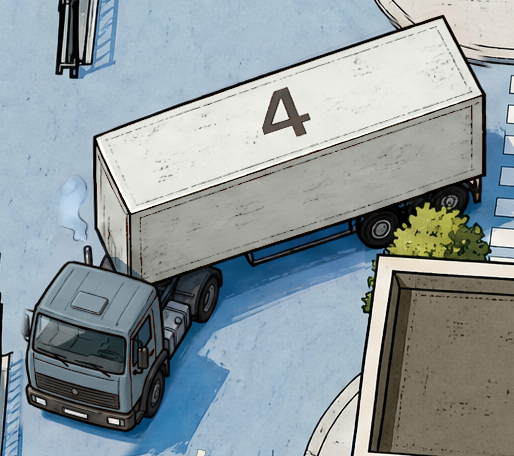
#> input picture dist/review/map-geometry/pass-18/truck-4.png, 514 x 456 px, found by its file name
$ python trailer_paint.py
#> lines starting #> are read from the running program, lines starting #| are printed output that depends on the picture
"""Extract the approved trailer's painted panel texture; no generated vehicle text."""
from pathlib import Path
import cv2
import numpy as np
from PIL import Image, ImageDraw
root = Path(__file__).resolve().parents[2]
out = Path('/home/michael/.local/state/energy-plus-quest/production/2026-09-16-geometry-reference/pass-22-live')
source = np.array(Image.open(root/'public/review/map-geometry/pass-18/truck-4.png').convert('RGB'))
#> source is the input picture: shape (456, 514, 3); mean R, G, B 144.1, 155.3, 160
# Interior of the actual painted side panel, excluding the roof's number and all wheels.
points = np.float32([(160,203),(468,111),(470,172),(169,266)])
transform = cv2.getPerspectiveTransform(points,np.float32([(0,0),(1023,0),(1023,511),(0,511)]))
texture = cv2.warpPerspective(source,transform,(1024,512))
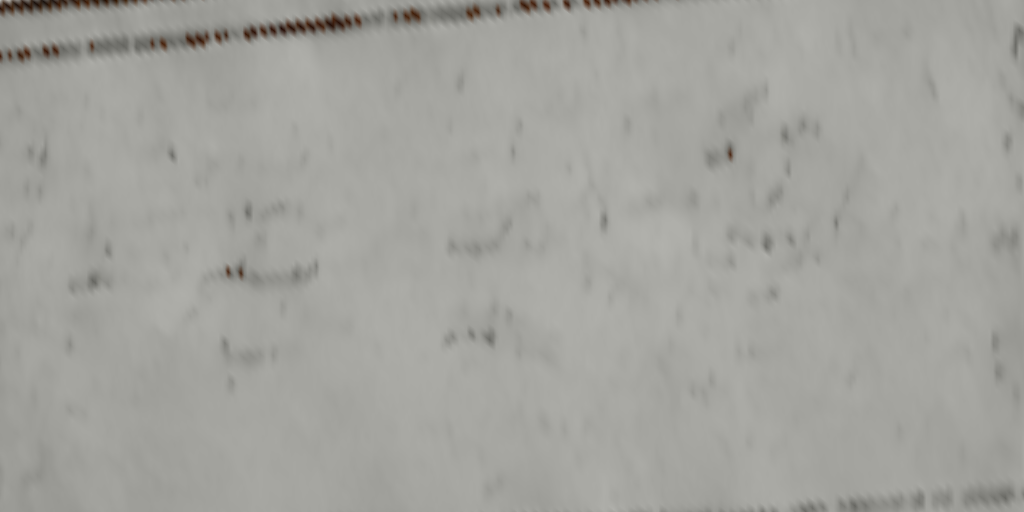
#> texture: shape (512, 1024, 3); mean R, G, B 162.7, 162.5, 157.4
for name, bright in [('old',1.12),('new',1.20)]:
    image = Image.fromarray(np.uint8(np.clip(texture.astype(float)*bright,0,255)))
    if name == 'new':
        image = Image.blend(image,Image.new('RGB',image.size,(242,240,228)),.45)
    draw = ImageDraw.Draw(image)
    draw.rectangle((3,3,1020,508),outline=(67,72,70),width=3)
    draw.line((14,12,1010,12),fill=(255,253,243),width=3)
    image.save(out/f'{name}-trailer-paint.png')
#> this loop made 2 passes
#> pass 1, `image.save(out/f'{name}-trailer-paint.png')`:
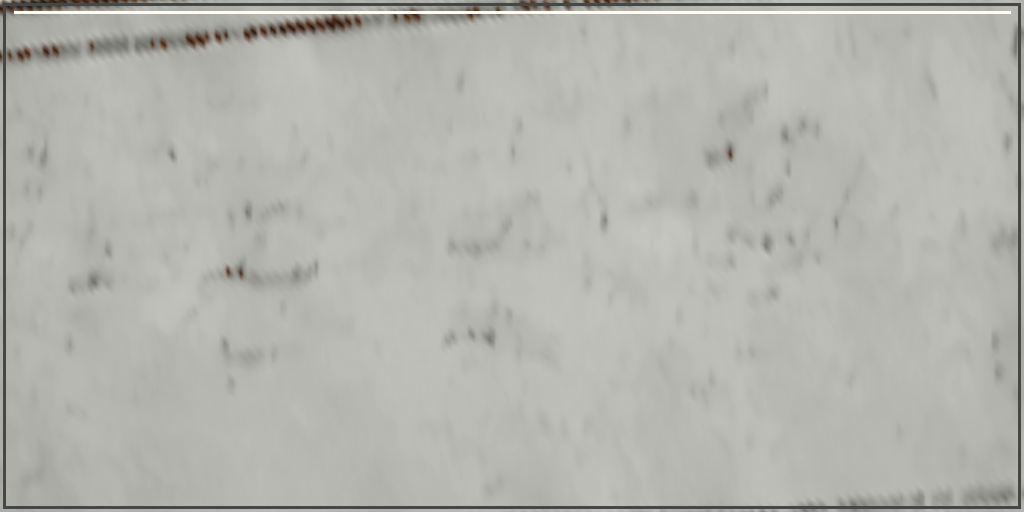
#> saved as old-trailer-paint.png: PIL image 1024x512 RGB; mean R, G, B 180.4, 180.3, 174.7
#> pass 2, `image = Image.fromarray(np.uint8(np.clip(texture.astype(float)*bright,..`:
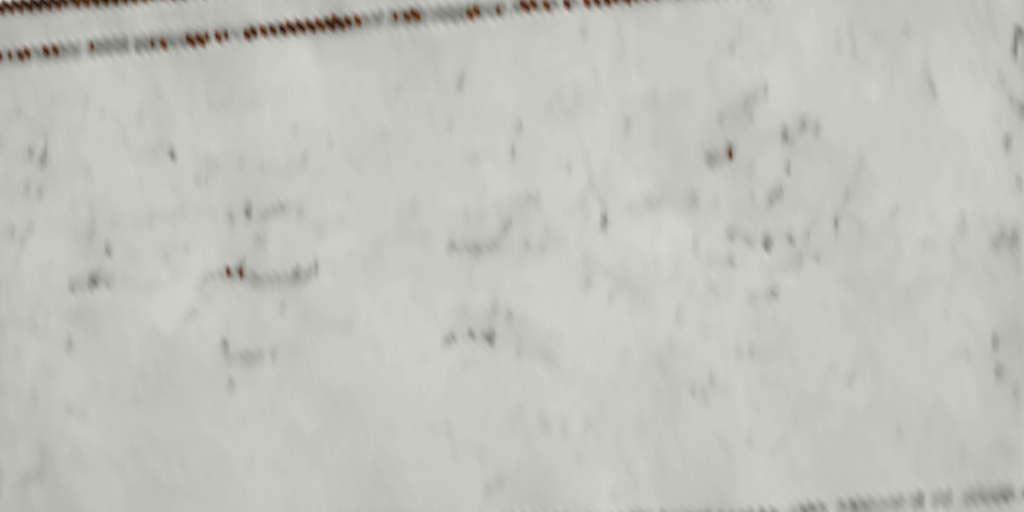
#> image: PIL image 1024x512 RGB; mean R, G, B 194.8, 194.6, 188.5
#> pass 2, `image = Image.blend(image,Image.new('RGB',image.size,(242,240,228)),.45)`:
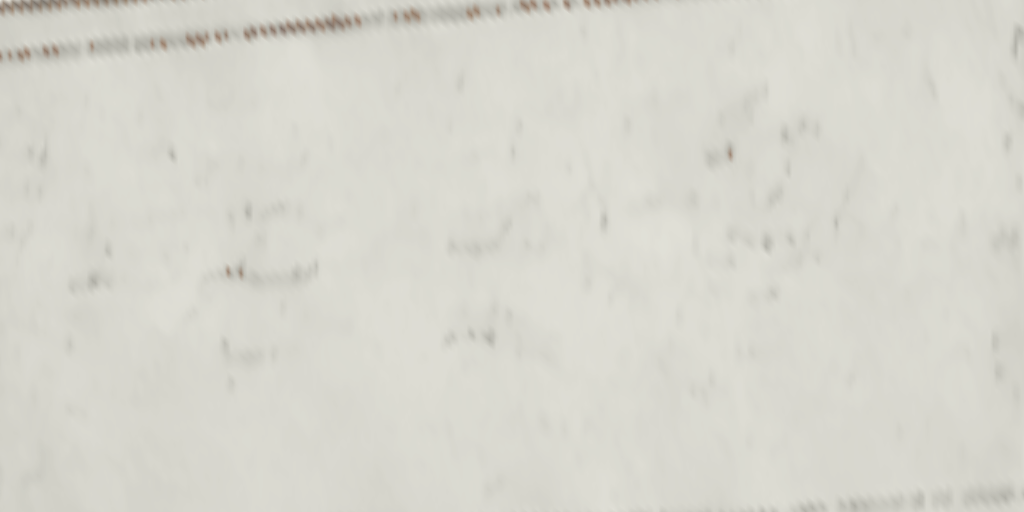
#> image: PIL image 1024x512 RGB; mean R, G, B 215.6, 214.6, 205.8
#> after the loop:
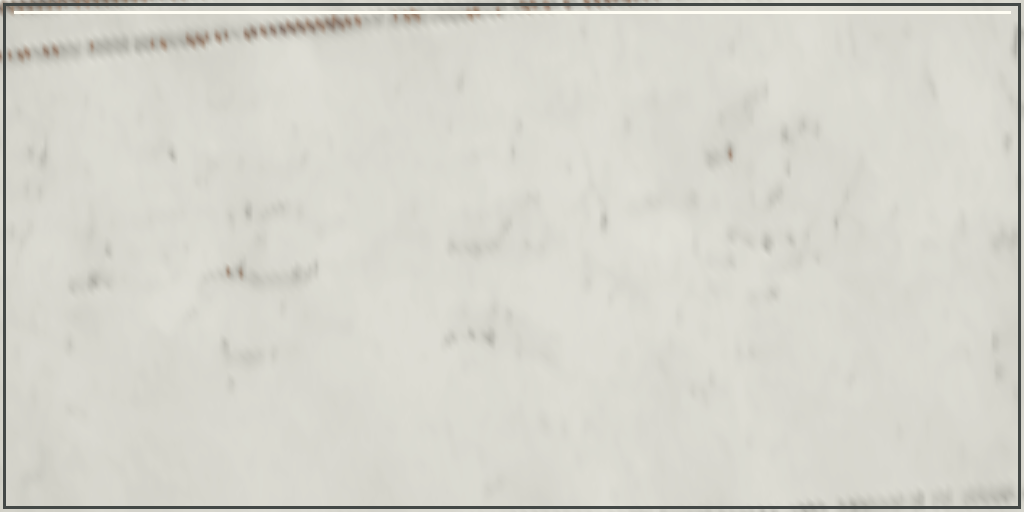
#> image: PIL image 1024x512 RGB; mean R, G, B 213.4, 212.5, 203.9
# The roof is a different painted plane, not a stretched copy of the curtain side.
points = np.float32([(105,143),(436,30),(468,86),(137,204)])
transform = cv2.getPerspectiveTransform(points,np.float32([(0,0),(1023,0),(1023,255),(0,255)]))
roof = cv2.warpPerspective(source,transform,(1024,256))
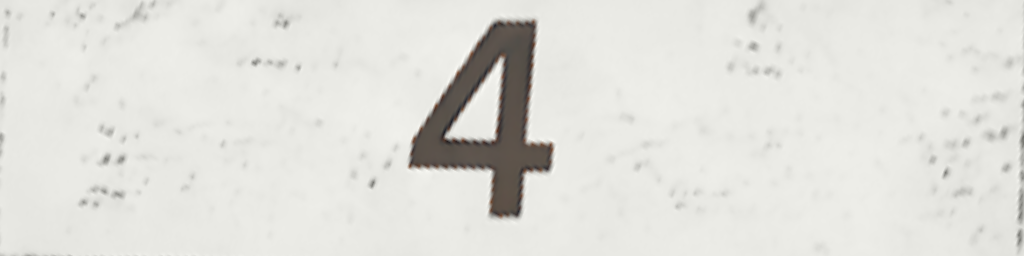
#> roof: shape (256, 1024, 3); mean R, G, B 224.9, 224.5, 219.4
mask = np.zeros((256,1024),np.uint8)
mask[:,370:670] = 255
roof = cv2.inpaint(roof,mask,9,cv2.INPAINT_TELEA)
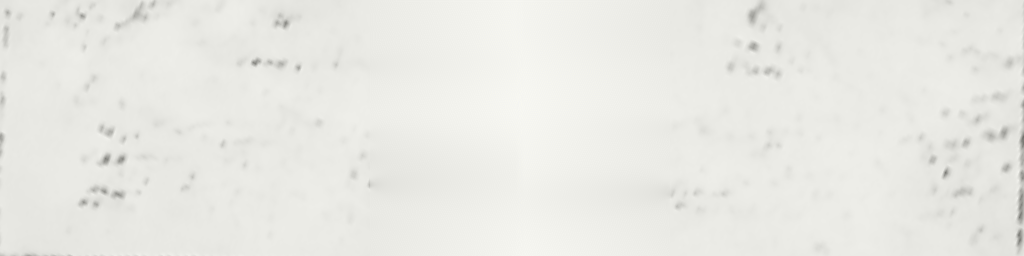
#> roof: shape (256, 1024, 3); mean R, G, B 233.5, 233.5, 228.5
for name in ['old','new']:
    image = Image.fromarray(roof)
    if name == 'new': image = Image.blend(image,Image.new('RGB',image.size,(244,242,231)),.3)
    image.save(out/f'{name}-roof-trailer-paint.png')

$ run again, with dist/review/map-geometry/pass-18/truck-1.png copied over dist/review/map-geometry/pass-18/truck-4.png
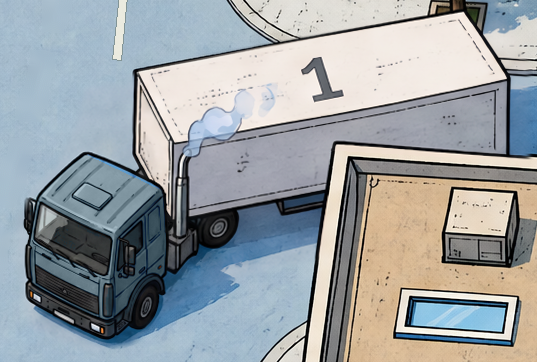
#> input picture dist/review/map-geometry/pass-18/truck-1.png, 537 x 362 px, found by its file name
#> source is the input picture: shape (362, 537, 3); mean R, G, B 154.7, 160.3, 163.7
#> after the loop `for name, bright in [('old',1.12),('new',1.20)]:`:
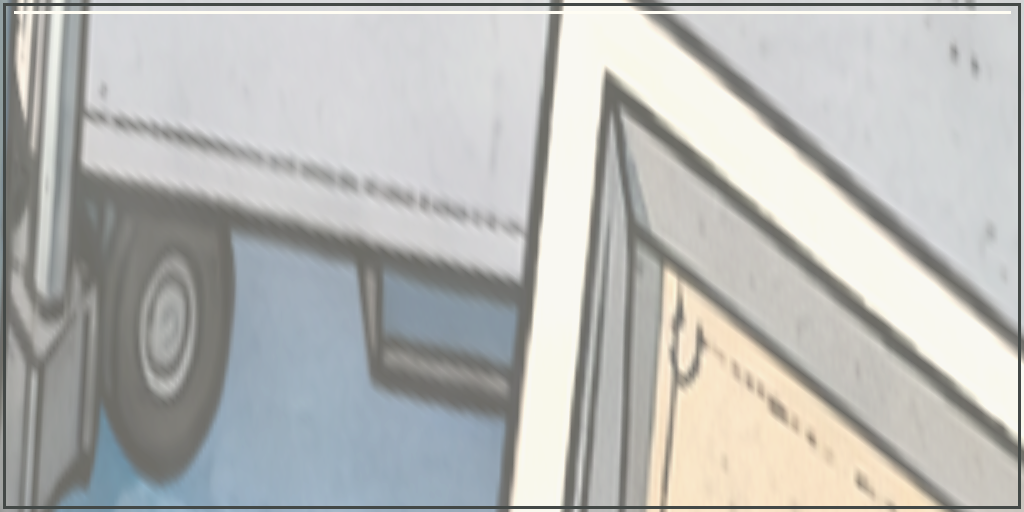
#> image: PIL image 1024x512 RGB; mean R, G, B 183.6, 184.4, 182
#> the loop `for name in ['old','new']:` made 2 passes
#> pass 2, `if name == 'new': image = Image.blend(image,Image.new('RGB',image.size..`:
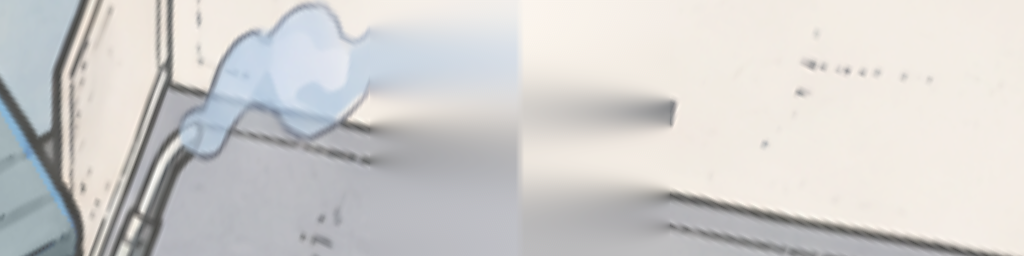
#> image: PIL image 1024x256 RGB; mean R, G, B 208.9, 207.3, 205.6

$ run again, with dist/review/map-geometry/pass-18/truck-2.png copied over dist/review/map-geometry/pass-18/truck-4.png
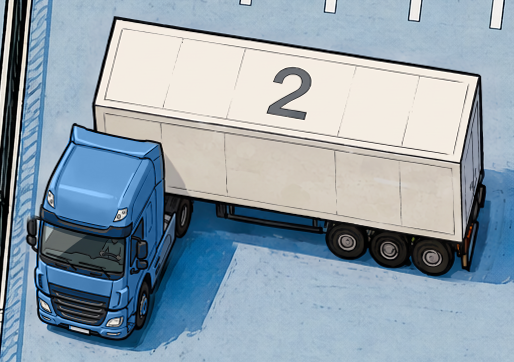
#> input picture dist/review/map-geometry/pass-18/truck-2.png, 514 x 362 px, found by its file name
#> source is the input picture: shape (362, 514, 3); mean R, G, B 146, 162.3, 174.4
#> after the loop `for name, bright in [('old',1.12),('new',1.20)]:`:
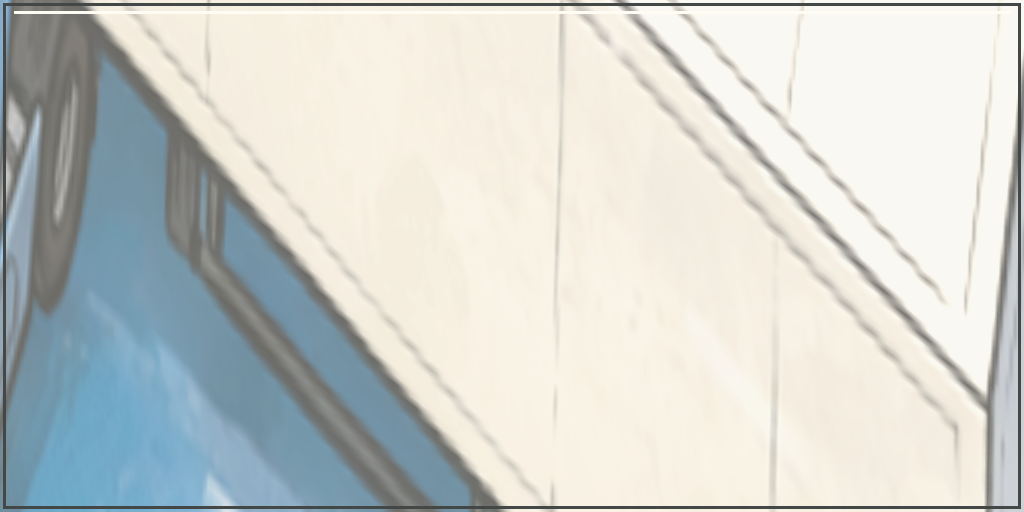
#> image: PIL image 1024x512 RGB; mean R, G, B 205.3, 208.6, 204.2
#> the loop `for name in ['old','new']:` made 2 passes
#> pass 2, `if name == 'new': image = Image.blend(image,Image.new('RGB',image.size..`:
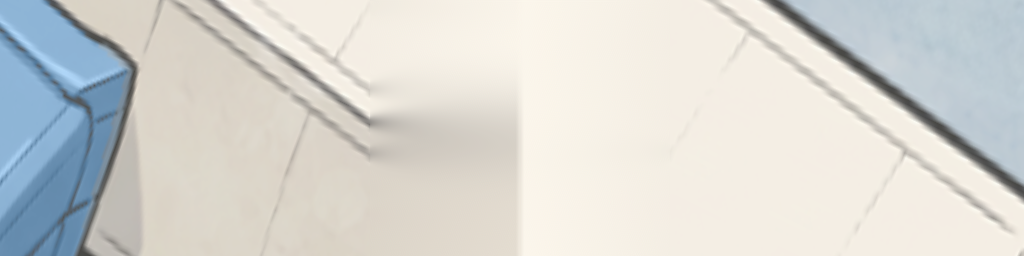
#> image: PIL image 1024x256 RGB; mean R, G, B 214.4, 214.4, 210.1

$ run again, with dist/review/map-geometry/pass-18/truck-3.png copied over dist/review/map-geometry/pass-18/truck-4.png
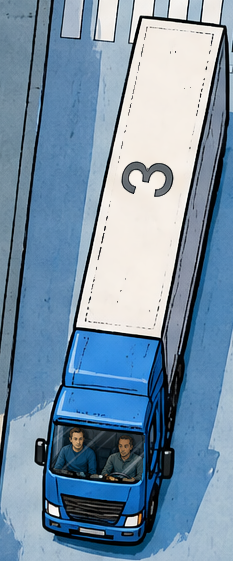
#> input picture dist/review/map-geometry/pass-18/truck-3.png, 233 x 561 px, found by its file name
#> source is the input picture: shape (561, 233, 3); mean R, G, B 119.3, 145.5, 167.8
#> the loop `for name in ['old','new']:` made 2 passes
#> pass 2, `if name == 'new': image = Image.blend(image,Image.new('RGB',image.size..`:
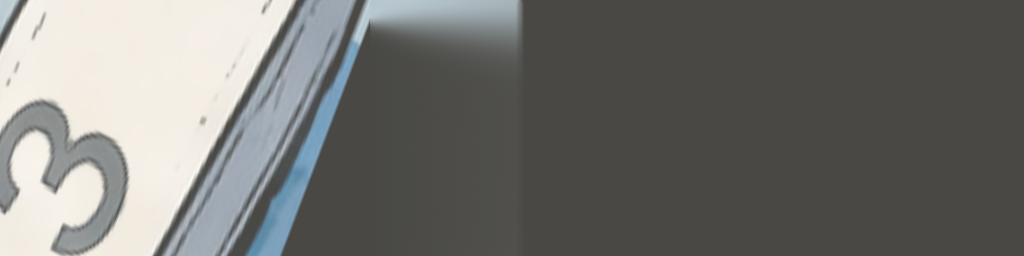
#> image: PIL image 1024x256 RGB; mean R, G, B 114.4, 114.4, 111.8
